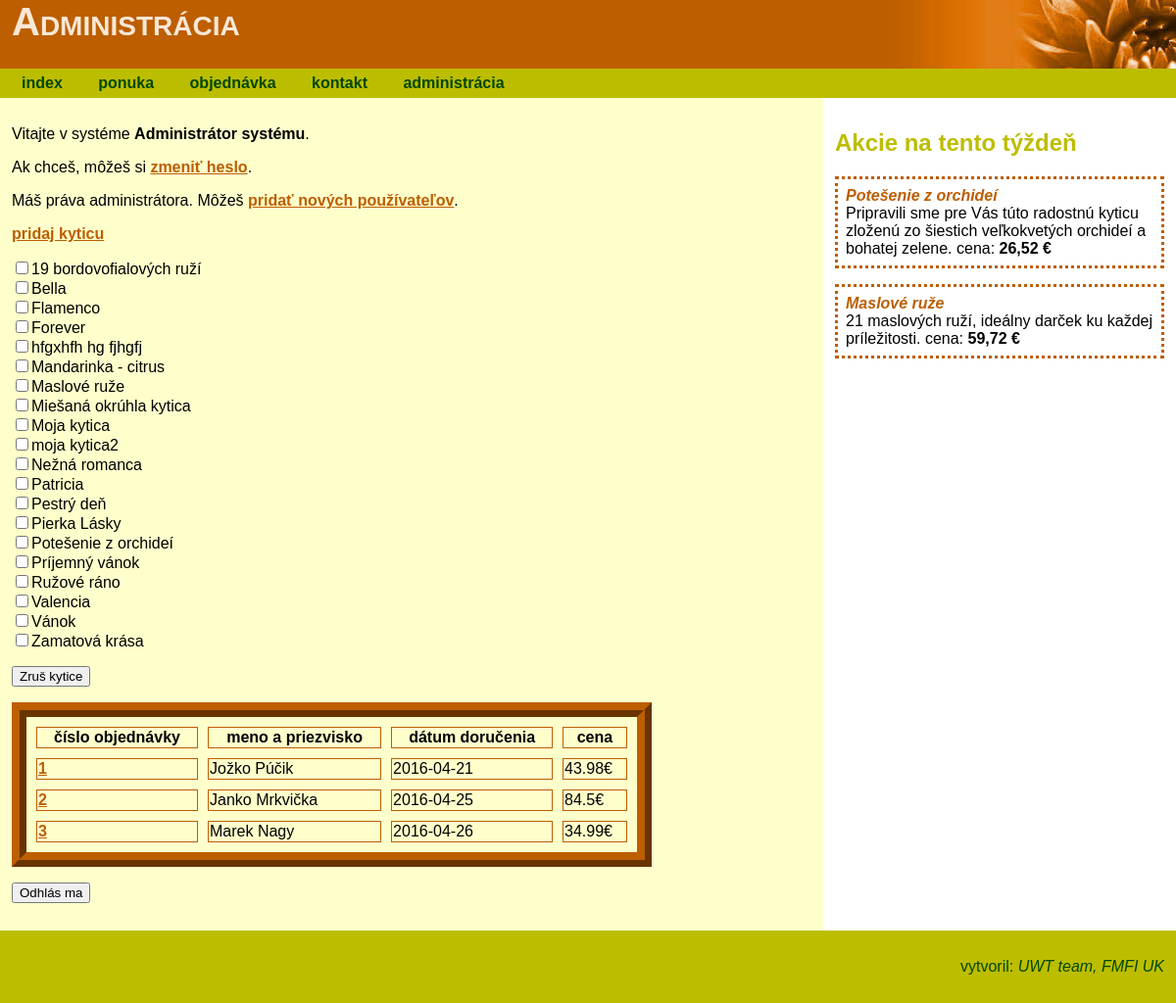
Screenshot of /Cvika/administracia.php (signed in) with the database file from the repository.
### tables this page shows
CREATE TABLE IF NOT EXISTS `kvety_tovar` (
  `kod` smallint(6) NOT NULL AUTO_INCREMENT,
  `nazov` varchar(100) NOT NULL,
  `popis` text NOT NULL,
  `cena` float NOT NULL,
  `na_sklade` smallint(6) NOT NULL,
  PRIMARY KEY (`kod`)
);

CREATE TABLE IF NOT EXISTS `kvety_objednavky` (
  `id` int(11) NOT NULL AUTO_INCREMENT,
  `id_pouz` smallint(6) NOT NULL,
  `adresa` varchar(100) NOT NULL,
  `kytica` smallint(6) NOT NULL,
  `pocet` smallint(6) NOT NULL,
  `venovanie` text NOT NULL,
  `kedy_dorucit` date NOT NULL,
  `cena_spolu` float NOT NULL,
  PRIMARY KEY (`id`)
);

CREATE TABLE IF NOT EXISTS `kvety_pouzivatelia` (
  `id_pouz` smallint(6) NOT NULL AUTO_INCREMENT,
  `prihlasmeno` varchar(20) NOT NULL,
  `heslo` varchar(50) NOT NULL DEFAULT '',
  `meno` varchar(20) NOT NULL DEFAULT '',
  `priezvisko` varchar(30) NOT NULL DEFAULT '',
  `admin` tinyint(4) NOT NULL DEFAULT '0',
  PRIMARY KEY (`id_pouz`),
  UNIQUE KEY `username` (`prihlasmeno`)
);

### Cvika/funkcie.php (the view, shortened to what this page needs)
<?php
function hlavicka($nadpis) {
?>
<!DOCTYPE html>
<html>
<head>
<link href="styly.css" rel="stylesheet">
</head>
<body>
<header>
<h1><?php echo $nadpis; ?></h1>
</header>
<?php
}
?>
<?php
function vypis_kytice_uprav_zrus() {
?>
	<p><a href="pridaj.php">pridaj kyticu</a></p>
<?php
	global $mysqli;
	if (!$mysqli->connect_errno) {
		$sql="SELECT * FROM kvety_tovar ORDER BY nazov ASC";
		if ($result = $mysqli->query($sql)) {
			echo '<form method="post">';
			echo '<p>';
			while ($row = $result->fetch_assoc()) {
    		echo "<input type='checkbox' name='tovar[]' value='{$row['kod']}' id='tovar{$row['kod']}'><label for='tovar{$row['kod']}'>{$row['nazov']}</label><br>\n";
			}
			echo '</p>';
  		echo '<p><input type="submit" name="zrus" value="Zruš kytice"></p>';
  		echo '</form>';
  	} else {
    	echo '<p class="chyba">Nastala chyba pri získavaní údajov z DB.</p>' . "\n";
    }
	}
}
function vypis_objednavky() {
	global $mysqli;
	if (!$mysqli->connect_errno) {
		$sql = "SELECT * FROM kvety_objednavky, kvety_pouzivatelia WHERE kvety_objednavky.id_pouz = kvety_pouzivatelia.id_pouz ORDER BY id ASC";
		if ($result = $mysqli->query($sql)) {
			echo '<table>';
			echo '<tr><th>číslo objednávky</th><th>meno a priezvisko</th><th>dátum doručenia</th><th>cena</th></tr>';
			while ($row = $result->fetch_assoc()) {
				echo '<tr><td><a href="administracia.php?kod=' . $row['id'] . '">' . $row['id'] . '</a></td><td>' . $row['meno'] . ' ' . $row['priezvisko'] . '</td><td>' . $row['kedy_dorucit'] . '</td><td>' . $row['cena_spolu'] . '&euro;</td>';
				echo "</tr>\n";
			}
			echo '</table>';
		} else {
			echo '<p class="chyba">NEpodarilo sa získať údaje z databázy</p>';
		}
	}
}
?>

### Cvika/styly.css (style rules this page uses)
body { margin: 0; font-family: Verdana, Arial, Helvetica, sans-serif; }
header { background-image: url('obrazky/logo.jpg'); background-repeat: no-repeat; background-position: right top; background-color: #BD5E00; height: 70px; }
header h1 { font-size: 2.5em; color: #FAE8D6; font-variant: small-caps; margin: 0; }
section a { color: #BD5E00; font-weight: bold; }
header h1 { padding-left: 1%; }
section table { width: 80%; border-collapse: separate; border-spacing: 10px; border: 15px ridge #BD5E00; }
section th, section td { border: 1px solid #BD5E00; }

### rows the page displays
kvety_tovar: nazov "19 bordovofialových ruží"
kvety_tovar: nazov "Bella"
kvety_tovar: nazov "Flamenco"
kvety_tovar: nazov "Forever"
kvety_tovar: nazov "hfgxhfh hg fjhgfj"
kvety_tovar: nazov "Mandarinka - citrus"
kvety_tovar: nazov "Maslové ruže"
kvety_tovar: nazov "Miešaná okrúhla kytica"
kvety_tovar: nazov "Moja kytica"
kvety_tovar: nazov "moja kytica2"
kvety_tovar: nazov "Nežná romanca"
kvety_tovar: nazov "Patricia"
kvety_tovar: nazov "Pestrý deň"
kvety_tovar: nazov "Pierka Lásky"
kvety_tovar: nazov "Potešenie z orchideí"
kvety_tovar: nazov "Príjemný vánok"
kvety_tovar: nazov "Ružové ráno"
kvety_tovar: nazov "Valencia"
kvety_tovar: nazov "Vánok"
kvety_tovar: nazov "Zamatová krása"
kvety_objednavky: id "1", id_pouz.meno "Jožko", id_pouz.priezvisko "Púčik", kedy_dorucit "2016-04-21", cena_spolu "43.98"
kvety_objednavky: id "2", id_pouz.meno "Janko", id_pouz.priezvisko "Mrkvička", kedy_dorucit "2016-04-25", cena_spolu "84.5"
kvety_objednavky: id "3", id_pouz.meno "Marek", id_pouz.priezvisko "Nagy", kedy_dorucit "2016-04-26", cena_spolu "34.99"

### other values shown
$nadpis "Administrácia"
$_SESSION['meno'] "Administrátor"
$_SESSION['priezvisko'] "systému"
AUTOR "UWT team"
WEB "FMFI UK"
